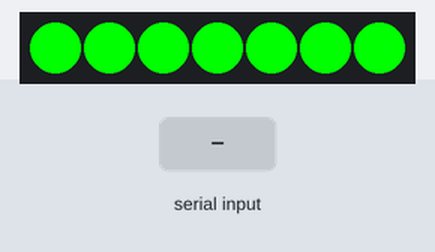
Bench run of a sketch on a simulated Arduino Uno, built with avr-gcc and run on an emulated ATmega328P. On the bench: 7 RGB LEDs in strip order, left to right. Inputs (shaded band) come from the test bench.

Above: at 1.1 s.
1.3 s: "90,45,200\n" received over Serial
At 7.6 s:
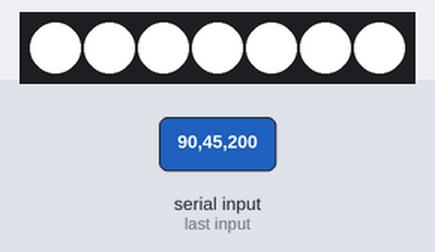
Timing chart, 0 to 17.2 s (numbered marks = the images above; inputs shaded):
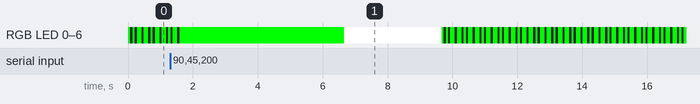

The sketch:

rel_loc_bit_pattern.ino
```cpp
#include <Adafruit_NeoPixel.h>

#define PIN             6
#define NUMPIXELS       7

#define RED             0
#define GREEN           1
#define BLUE            2

#define PATLENGTH       8

Adafruit_NeoPixel pixels = Adafruit_NeoPixel(NUMPIXELS, PIN, NEO_GRB + NEO_KHZ800);

int frequency = 15; // 30 for 60 fps
int bstring = 181;
int I [3] = {0, 255, 0};

void setup()
{
    // initialize serial connection
    Serial.begin(9600);

    // initialize the neopixel
    pixels.begin();
}

void loop()
{

    // check if there are any bytes available
    if (Serial.available() > 0)
    {

        // parse new strobe configuration
        parseConfig();

    } else {

        // flash LED with given pattern
        flashPattern();
    }

}

void flashPattern()
{

    for (int i = 0; i < PATLENGTH; i++)
    {
        if ((bstring >> i) & 1)
        {
            // flash
            for (int i=0; i < NUMPIXELS; i++)
            {
                pixels.setPixelColor(i, pixels.Color(I[RED], I[GREEN], I[BLUE]));
                pixels.show();
            }

        } else {

            // flash
            for (int i=0; i < NUMPIXELS; i++)
            {
                pixels.setPixelColor(i, pixels.Color(0, 0, 0));
                pixels.show();
            }
        }

        // delay
        float T = 1.0 / frequency;
        delay(T * 1000);
    }

}

void parseConfig()
{
    // extract data from fields
    if (Serial.find("R"))
    {
        int red = Serial.parseInt();
        I[RED] = (red > 255) ? 255 : red;
    }

    if (Serial.find("G"))
    {
        int green = Serial.parseInt();
        I[GREEN] = (green > 255) ? 255 : green;
    }

    if (Serial.find("B"))
    {
        int blue = Serial.parseInt();
        I[BLUE] = (blue > 255) ? 255 : blue;
    }

    if (Serial.find("S"))
    {
        bstring = Serial.parseInt();
    }

    if (Serial.find("F"))
    {
        frequency = Serial.parseInt();
    }

    // visual confirmation
    for (int i=0; i < NUMPIXELS; i++)
    {
        pixels.setPixelColor(i, pixels.Color(255, 255, 255));
        pixels.show();
    }
    delay(3000);
}
```
